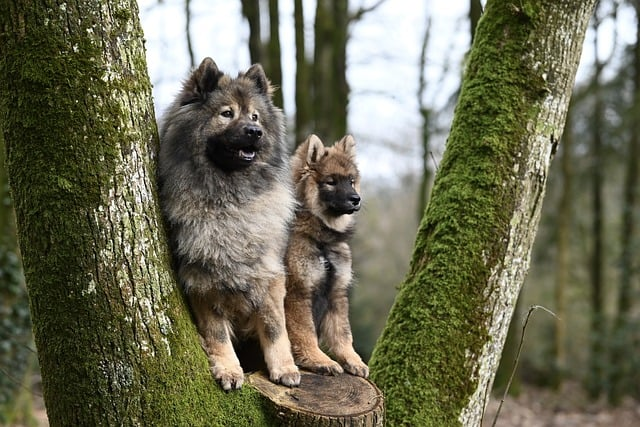
#> input picture 240325_openCv_종합/images/dog1.jpg, 640 x 427 px
$ jupyter execute --allow-errors 0320_openCV.ipynb
#> lines starting #> are read from the running program, lines starting #| are printed output that depends on the picture; after the words box and inside, x2 and y2 are one past the last pixel; in counts of white or black regions, pixels touching at a corner belong together
[cell 1]
import cv2
img = cv2.imread('images/dog1.jpg')
#> img is the input picture: shape (427, 640, 3); mean B, G, R 84.1, 107.2, 107.4

resized_nearest_small = cv2.resize(img, None, fx=0.5, fy=0.5, interpolation=cv2.INTER_NEAREST)
resized_nearest_bigger = cv2.resize(resized_nearest_small, None, fx=4, fy=4, interpolation=cv2.INTER_NEAREST)


# 결과 이미지 표시
cv2.imshow('Original', img)
cv2.imshow('Nearest', resized_nearest_bigger)
# [4 lines of commented-out code are left out]

cv2.waitKey(0)
cv2.destroyAllWindows()

[cell 2]
import cv2

img = cv2.imread('images/dog1.jpg')

# 비율로만 하는게 아니라 픽셀값 직접 설정
resize_img = cv2.resize(img, (125, 80), interpolation=cv2.INTER_LINEAR)
# 너비와 높이 모두 5배로 확대한다 (fx=5, fy=5). 새로운 출력 크기는 지정하지 않는다 (None).
nearest_img = cv2.resize(resize_img, None, fx=5, fy=5, interpolation = cv2.INTER_NEAREST)
linear_img = cv2.resize(resize_img, None, fx=5, fy=5, interpolation = cv2.INTER_LINEAR)
cubic_img = cv2.resize(resize_img, None, fx=5, fy=5, interpolation = cv2.INTER_CUBIC)
lanczos_img = cv2.resize(resize_img, None, fx=5, fy=5, interpolation = cv2.INTER_LANCZOS4)
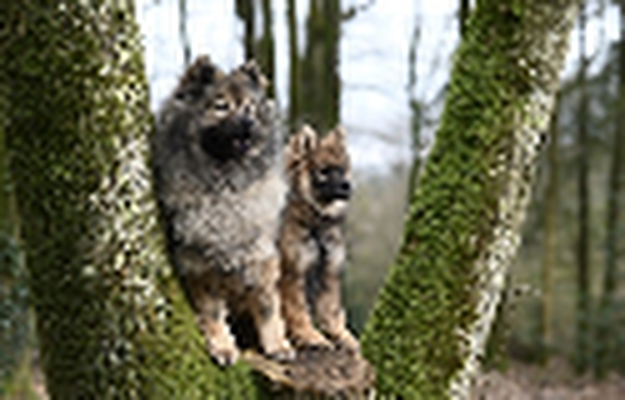
#> lanczos_img: shape (400, 625, 3); mean B, G, R 83.8, 106.8, 107.1


# cv2.imshow('ORIGINAL', img)
# cv2.imshow('RESIZE', resize_img)
cv2.imshow('nearest_img', nearest_img)
cv2.imshow('linear_img', linear_img)
cv2.imshow('cubic_img', cubic_img)
cv2.imshow('lanczos_img', lanczos_img)

cv2.waitKey(0)
cv2.destroyAllWindows()

[cell 3]
import cv2
import numpy as np

# 이미지 로드
img = cv2.imread('images/dog1.jpg')
# img.shape
# 이미지 사이즈 정보
x = img.shape[1]
#> x = 640
y = img.shape[0]
#> y = 427
y, x = img.shape[:2]

# 이동변환 행렬
M = np.float32([[1,0,100],[0,1,50]])


move_img = cv2.warpAffine(img, M, (x,y))
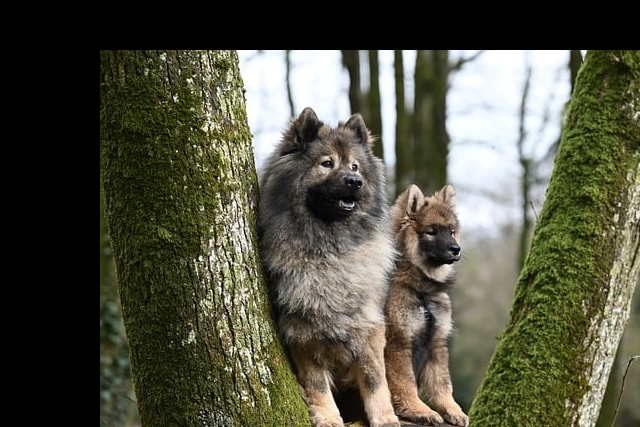
#> move_img: shape (427, 640, 3); mean B, G, R 65.7, 82.1, 82.1

cv2.imshow('CAT', img)
cv2.imshow('MOVE', move_img)
cv2.waitKey(0)
cv2.destroyAllWindows()

[cell 4]
import cv2
import numpy as np

img = cv2.imread('images/dog1.jpg')

roi_img = img[50:250, 150:300]
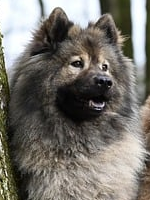
#> roi_img: shape (200, 150, 3); mean B, G, R 108.2, 115, 118.5

cv2.imshow('CAT', roi_img)
cv2.waitKey(0)
cv2.destroyAllWindows()

[cell 5]
import cv2

img = cv2.imread('images/dog1.jpg')

y, x = img.shape[:2]

# 회전 중심점과 회전 각도, 스케일 설정
rot = cv2.getRotationMatrix2D((x/2, y/2), 90, 1.5)

rot_img = cv2.warpAffine(img, rot, (x,y))
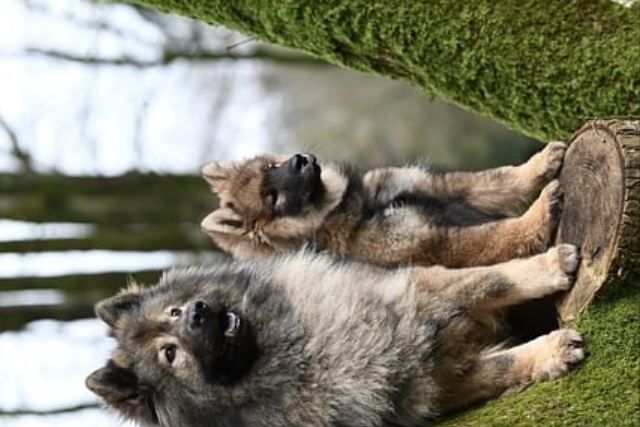
#> rot_img: shape (427, 640, 3); mean B, G, R 109, 126.8, 128.9

cv2.imshow('Original', img)
cv2.imshow('Rotated', rot_img)
cv2.waitKey(0)
cv2.destroyAllWindows()

[cell 6]
import cv2
import numpy as np

img = cv2.imread('images/sunset.jpg')
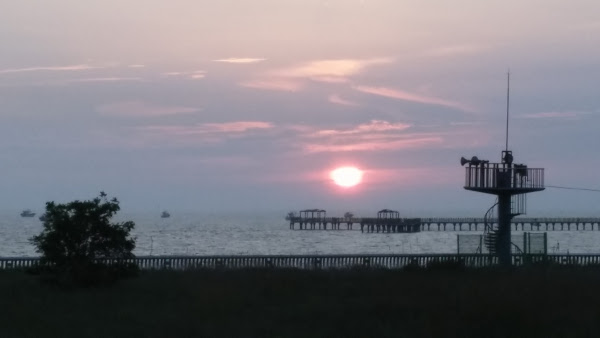
#> input picture 240325_openCv_종합/images/sunset.jpg, 600 x 338 px
#> img is the input picture: shape (338, 600, 3); mean B, G, R 124.9, 117.8, 120.9

x=320; y=150; w=50; h=50  #roi 좌표
roi = img[y:y+h, x:x+w]

cv2.rectangle(roi, (0,0), (h-1, w-1), (0, 0, 255), 6)
cv2.imshow("img", img)
cv2.waitKey(0)
cv2.destroyAllWindows()

[cell 7]
import cv2
import numpy as np

img = cv2.imread('images/sunset.jpg')

x=320; y=150; w=50; h=50  #roi 좌표
roi = img[y:y+h, x:x+w]
img2 = roi.copy()  # 선택 영역 복사

img[y:y+h, x+w:x+w+w] = roi
cv2.rectangle(img, (x,y), (x+w+w, y+h), (0, 0, 255), 6)
cv2.imshow("img", img)
cv2.waitKey(0)
cv2.destroyAllWindows()

2교시

[cell 8]
## 이미지 저장
import cv2

img = cv2.imread('./images/cat1.jpg', cv2.IMREAD_GRAYSCALE)
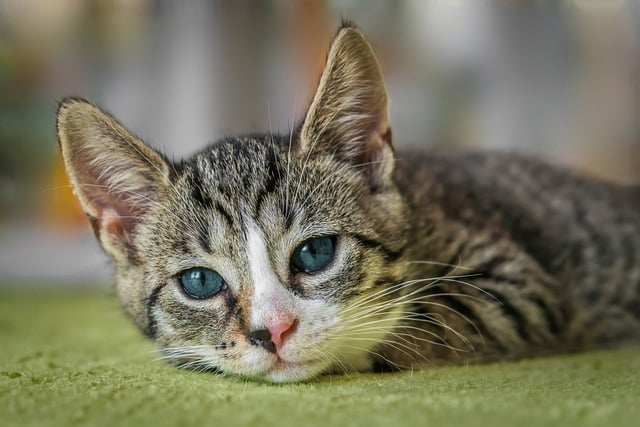
#> input picture 240325_openCv_종합/images/cat1.jpg, 640 x 427 px
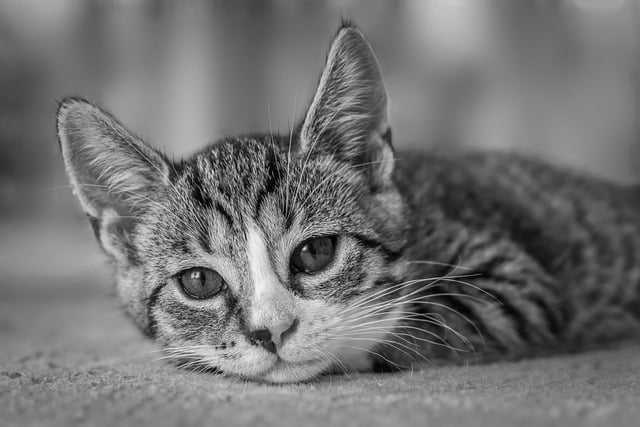
#> img: shape (427, 640); min 0, max 249, mean 114.4

cv2.imshow("CAT", img)
cv2.waitKey(0)
cv2.destroyAllWindows()

# jpg로 저장
gray_img = cv2.imwrite('./images/grayCat.jpg', img)
print(gray_img) # True False로 저장에 성공 여부가 나온다
#| True

# png로 저장
gray_img = cv2.imwrite('./images/grayCat.png', img)
print(gray_img) # True False로 저장에 성공 여부가 나온다
#| True

[cell 9]
import cv2

cap = cv2.VideoCapture('images/burger.mp4')

# 동영상 코덱 설정
fourcc = cv2.VideoWriter_fourcc(*'DIVX') # 'D', 'I', 'V', 'X' 한 글자씩 입력되게

# 크기 설정(정수값, 여기서는 디폴트 값 사용)
width = round(cap.get(cv2.CAP_PROP_FRAME_WIDTH))
height = round(cap.get(cv2.CAP_PROP_FRAME_HEIGHT))

# FPS 설정
fps = cap.get(cv2.CAP_PROP_FPS)/2

out = cv2.VideoWriter('images/output.mp4', fourcc, fps, (width, height))

while True:
    if cap.isOpened():
        ret, frame = cap.read()
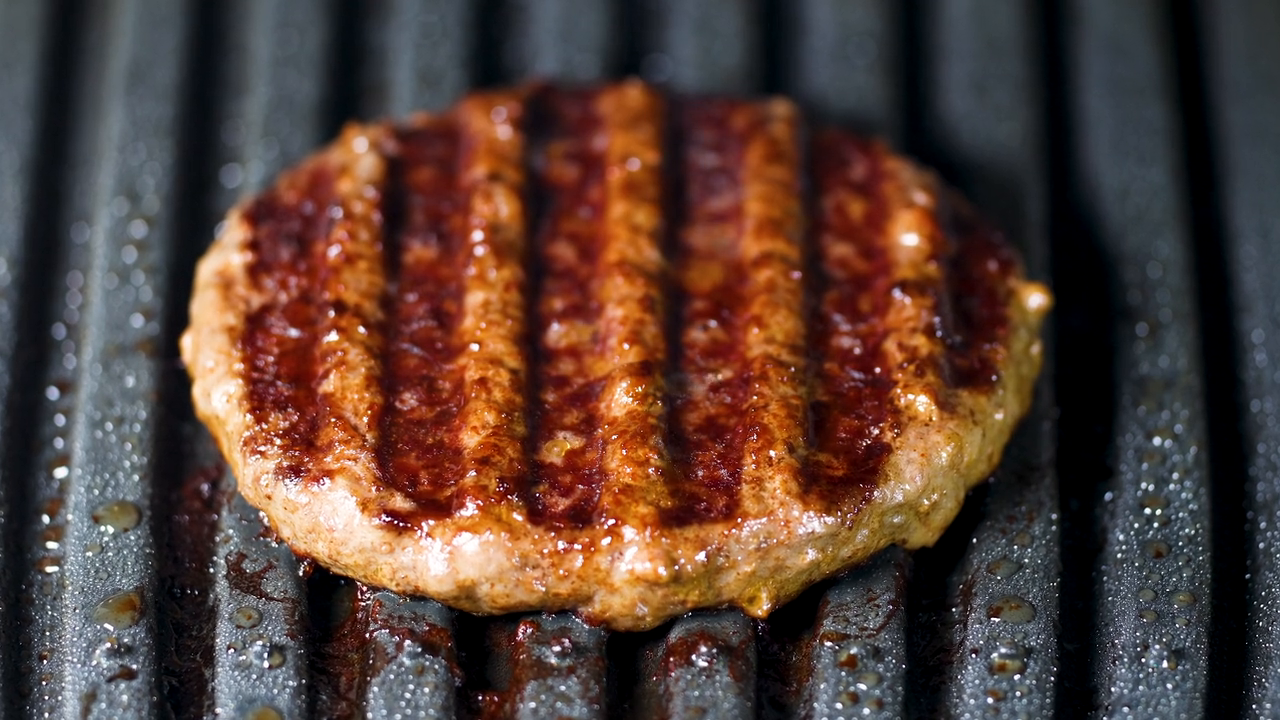
#> input picture frame 22 of 240325_openCv_종합/images/burger.mp4, 1280 x 720 px
#> frame is the input picture: shape (720, 1280, 3); mean B, G, R 53.8, 62.5, 85.9
        if not ret:
            break
        out.write(frame) # 프레임을 직접 저장
        cv2.imshow('Frame', frame)

        if cv2.waitKey(100) == ord('q'): # 재생속도 조절
#> (key q is pressed here)
            break

out.release() # VideoWriter 객체 자원 해제
cap.release() # cap을 더이상 사용하지 않겠다. 자원 해제
cv2.destroyAllWindows()

[cell 10]
## 전역 스레시홀딩
import cv2
import numpy as np
import matplotlib.pyplot as plt

img = cv2.imread('images/cat1.jpg', cv2.IMREAD_GRAYSCALE)


## Numpy를 활용한 이미지 만들기
thresh_np = np.zeros_like(img) # img와 동일한 크기의 0으로된 2차원 배열
print(thresh_np.shape, img.shape)
#| (427, 640) (427, 640)
thresh_np[img>200] = 255


## openCV에 있는 threshold 함수
ret, thresh_cv = cv2.threshold(img, 127, 255, cv2.THRESH_BINARY)
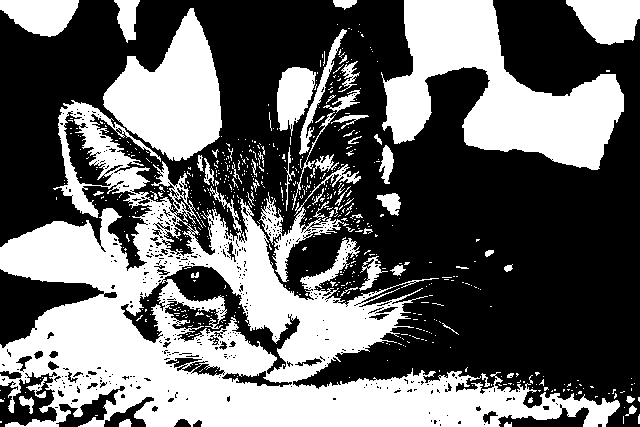
#> thresh_cv: shape (427, 640); 40.5% white; 608 white regions (550 under 20 px), largest, box (x1, y1, x2, y2) and area: (0, 100, 620, 427) 64861, (381, 0, 624, 170) 19737, (103, 8, 222, 161) 10256
print(ret)

imgs = {'Original':img, 'Numpy':thresh_np, 'CV':thresh_cv}

# imgs.items()는 imgs의 키와 벨류값을 하나의 튜플로 만들어서 가져온다.
# 여기서는 (key, value) 형태로 imgs.items() 요소들을 변수로 선언해줌
# enumerate는 인덱스 번호와 벨류값을 동시에 나오게 해줌.
for i, (key, value) in enumerate(imgs.items()):

    plt.subplot(1, 3, i+1)
    plt.title(key)
    plt.imshow(value, cmap='gray')

    # 축 값 표시 안함
    plt.xticks([])
    plt.yticks([])
#> this loop made 3 passes
#> key on passes 1 to 3: 'Original', 'Numpy', 'CV'


plt.show()
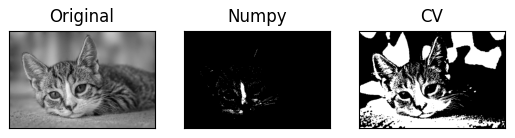
#> figure drawn by matplotlib, 3 panels

# [4 lines of commented-out code are left out]
